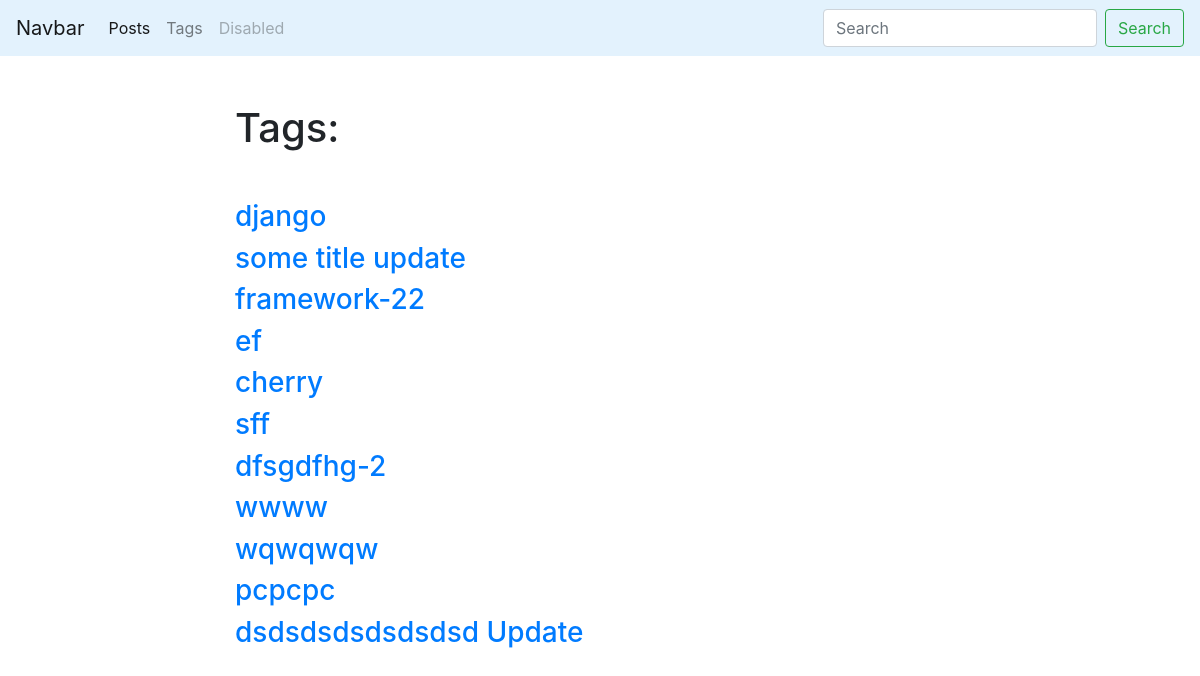
The page /blog/tags/ on the database its author committed.
### blog/models.py (models this page shows, shortened)
class Tag(models.Model):
    title = models.CharField(max_length=50)
    slug = models.SlugField(max_length=50, unique=True)
    def get_absolute_url(self):
        return reverse('tag_detail_url', kwargs={'slug': self.slug})

### blog/views.py (the view)
# urls.py: path('tags/', tags_list, name='tags_list_url'),
def tags_list(request):
    tags = Tag.objects.all()
    return render(request, 'blog/tags_list.html', context={'tags': tags})

### blog/templates/blog/tags_list.html (shortened to what this page needs)
{% extends 'base.html' %}
{% block content %}
  <h1 class='mb-5'>Tags:</h1>
  {% for tag in tags %}
  <h3><a href="{{ tag.get_absolute_url }}">{{ tag.title }}</a></h3>
  {% endfor %}
{% endblock %}

### rows shown on the page
Tag: title "django"
Tag: title "some title update"
Tag: title "framework-22"
Tag: title "ef"
Tag: title "cherry"
Tag: title "sff"
Tag: title "dfsgdfhg-2"
Tag: title "wwww"
Tag: title "wqwqwqw"
Tag: title "pcpcpc"
Tag: title "dsdsdsdsdsdsdsd Update"
